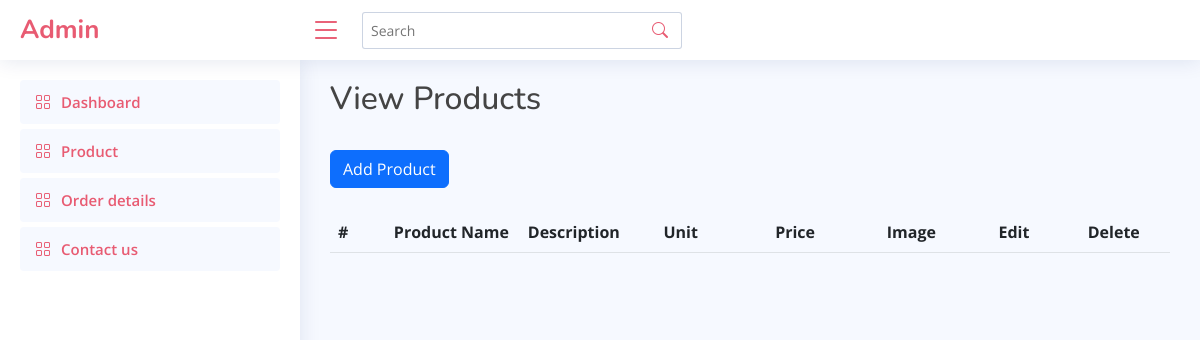
Before: /admin/product.php with the older database file.
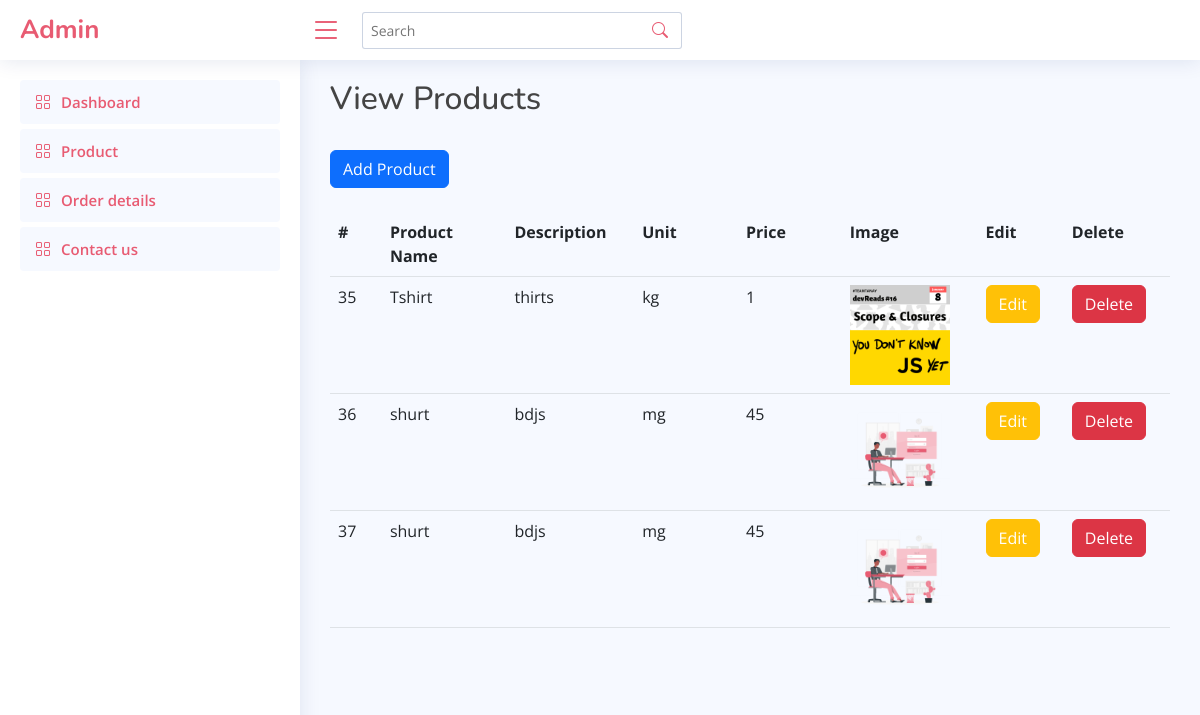
After: the same page with the newer database file.
### tables this page shows
CREATE TABLE `product` (
  `prod_no` int(4) NOT NULL,
  `prod_name` varchar(20) NOT NULL,
  `description` varchar(50) NOT NULL,
  `unit` varchar(10) NOT NULL,
  `price` int(10) NOT NULL,
  `image` varchar(500) NOT NULL
);

### admin/product.php (the view, shortened to what this page needs)
<!DOCTYPE html>
<html lang="en">
<head>
    <link href="assets/vendor/bootstrap/css/bootstrap.min.css" rel="stylesheet">
    <link href="assets/vendor/bootstrap-icons/bootstrap-icons.css" rel="stylesheet">
    <link href="assets/vendor/boxicons/css/boxicons.min.css" rel="stylesheet">
    <link href="assets/vendor/quill/quill.snow.css" rel="stylesheet">
    <link href="assets/vendor/quill/quill.bubble.css" rel="stylesheet">
    <link href="assets/vendor/remixicon/remixicon.css" rel="stylesheet">
    <link href="assets/vendor/simple-datatables/style.css" rel="stylesheet">
    <link href="assets/css/style.css" rel="stylesheet">
</head>
<body>
    <header id="header" class="header fixed-top d-flex align-items-center">
        <div class="d-flex align-items-center justify-content-between">
            <a href="index.html" class="logo d-flex align-items-center">
                <span class="d-none d-lg-block">Admin</span>
            </a>
            <i class="bi bi-list toggle-sidebar-btn"></i>
        </div>
        <div class="search-bar">
            <form class="search-form d-flex align-items-center" method="POST" action="#">
                <input type="text" name="query" placeholder="Search" title="Enter search keyword">
                <button type="submit" title="Search"><i class="bi bi-search"></i></button>
            </form>
        </div>
    </header>
    <aside id="sidebar" class="sidebar">
        <ul class="sidebar-nav" id="sidebar-nav">
            <li class="nav-item">
                <a class="nav-link " href="index.php">
                    <i class="bi bi-grid"></i>
                    <span>Dashboard</span>
                </a>
            </li>
            <li class="nav-item">
                <a class="nav-link " href="product.php">
                    <i class="bi bi-grid"></i>
                    <span>Product</span>
                </a>
            </li>
            <li class="nav-item">
                <a class="nav-link " href="order.php">
                    <i class="bi bi-grid"></i>
                    <span>Order details</span>
                </a>
            </li>
            <li class="nav-item">
                <a class="nav-link " href="contact.php">
                    <i class="bi bi-grid"></i>
                    <span>Contact us</span>
                </a>
            </li>
        </ul>
    </aside>
               <main id="main" class="main">
<?php
include 'connection.php';
$query = "SELECT * from product;";
$data = mysqli_query($conn, $query);
?>
	<h2 >View Products</h2><br>
    <button class="btn btn-primary"><a href="./addproduct.php" class="text-white">Add Product</a></button><br><br>
	<table class="table">
		<tr>
			<th width="5%">#</th>
			<th width="12%">Product Name</th>
			<th width="10%">Description</th>
			<th width="10%">Unit</th>
            <th width="10%">Price</th>
            <th width="10%">Image</th>
			<th width="8%">Edit</th>
			<th width="8%">Delete</th>
		</tr>
	<?php
	while ($result = mysqli_fetch_assoc($data)) {
		echo "<tr>
        <td>" . $result["prod_no"] . "</td>
        <td>" . $result["prod_name"] . "</td>
        <td>" . $result["description"] . "</td>
        <td>" . $result["unit"] . "</td>
        <td>" . $result["price"] . "</td>
        <td><img src='" . $result["image"] . "' alt='image' height='100px' width='100px' /></td>
        <td><button class='btn btn-warning text-white'>Edit</button></td>
        <td><button class='btn btn-danger'>Delete</button></td>";
	}
	echo "</table>";
	?>
    </main>
</html>
</body>

### admin/assets/css/style.css (style rules this page uses)
:root { scroll-behavior: smooth; }
body { font-family: "Open Sans", sans-serif; background: #f6f9ff; color: #444444; }
a { color: #E85B72; text-decoration: none; }
h1, h2, h3, h4, h5, h6 { font-family: "Nunito", sans-serif; }
#main { margin-top: 60px; padding: 20px 30px; transition: all 0.3s; }
.logo { line-height: 1; }
@media (min-width: 1200px) { .logo { width: 280px; } }
.logo span { font-size: 26px; font-weight: 700; color: #E85B72; font-family: "Nunito", sans-serif; }
.header { transition: all 0.5s; z-index: 997; height: 60px; box-shadow: 0px 2px 20px rgba(1, 41, 112, 0.1); background-color: #fff; padding-left: 20px; }
.header .toggle-sidebar-btn { font-size: 32px; padding-left: 10px; cursor: pointer; color: #E85B72; }
.header .search-bar { min-width: 360px; padding: 0 20px; }
.header .search-form { width: 100%; }
.header .search-form input { border: 0; font-size: 14px; color: #E85B72; border: 1px solid rgba(1, 41, 112, 0.2); padding: 7px 38px 7px 8px; border-radius: 3px; transition: 0.3s; width: 100%; }
.header .search-form button { border: 0; padding: 0; margin-left: -30px; background: none; }
.header .search-form button i { color: #E85B72; }
.sidebar { position: fixed; top: 60px; left: 0; bottom: 0; width: 300px; z-index: 996; transition: all 0.3s; padding: 20px; overflow-y: auto; scrollbar-width: thin; scrollbar-color: #aab7cf transparent; box-shadow: 0px 0px 20px rgba(1, 41, 112, 0.1); background-color: #fff; }
@media (min-width: 1200px) { #main, #footer { margin-left: 300px; } }
.sidebar-nav { padding: 0; margin: 0; list-style: none; }
.sidebar-nav li { padding: 0; margin: 0; list-style: none; }
.sidebar-nav .nav-item { margin-bottom: 5px; }
.sidebar-nav .nav-link { display: flex; align-items: center; font-size: 15px; font-weight: 600; color: #E85B72; transition: 0.3; background: #f6f9ff; padding: 10px 15px; border-radius: 4px; }
.sidebar-nav .nav-link i { font-size: 16px; margin-right: 10px; color: #E85B72; }

Changed rows visible on the page:
added product: prod_no "35", prod_name "Tshirt", description "thirts", unit "kg", price "1", image (picture)
added product: prod_no "36", prod_name "shurt", description "bdjs", unit "mg", price "45", image (picture)
added product: prod_no "37", prod_name "shurt", description "bdjs", unit "mg", price "45", image (picture)
